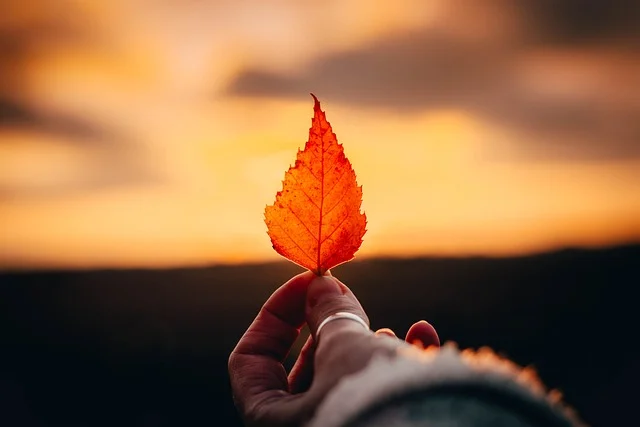
#> input picture leaf.png, 640 x 427 px, found by its file name
$ python q6.py
#> lines starting #> are read from the running program, lines starting #| are printed output that depends on the picture
import cv2
image_path = "../IMAGES/WEEK1_IMAGES/leaf.png"
img = cv2.imread(image_path)
#> img is the input picture: shape (427, 640, 3); mean B, G, R 65.4, 101.4, 145.9
angle = 180
(h, w) = img.shape[:2]
#> h = 427; w = 640
center = (w // 2, h // 2)
#> center = (320, 213)
M = cv2.getRotationMatrix2D(center, angle, 1.0)
rotated_img = cv2.warpAffine(img, M, (w, h))
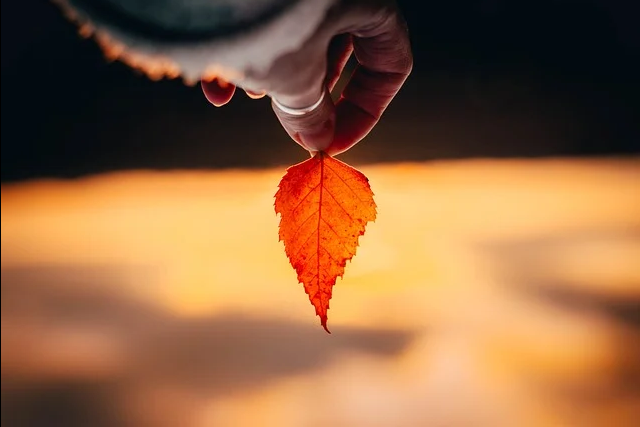
#> rotated_img: shape (427, 640, 3); mean B, G, R 65.4, 101.3, 145.8
cv2.imshow('Original Image', img)
cv2.imshow('Rotated Image', rotated_img)
k = cv2.waitKey(0)
#> (key Esc is pressed here)
cv2.destroyAllWindows()
